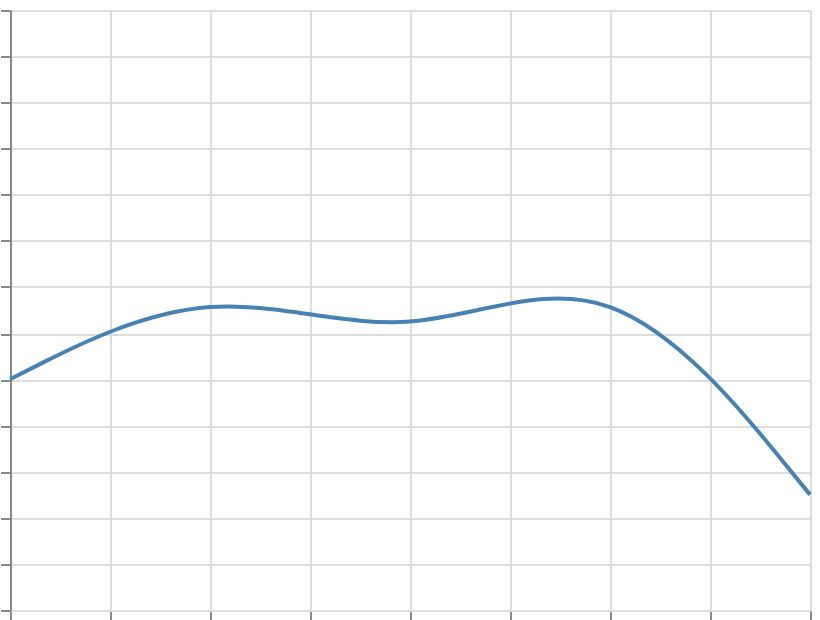

Express this chart as Vega-Lite.
### Vega specification from a JSON file in a GitHub repository (floating-point values rounded to 4 significant figures)
{"$schema": "https://vega.github.io/schema/vega/v6.json", "width": 400, "height": 300, "padding": 5, "autosize": "none", "data": [{"name": "table", "values": [{"x": 0, "y": 10}, {"x": 1, "y": 20}, {"x": 2, "y": 15}, {"x": 3, "y": 25}, {"x": 4, "y": 5}]}], "scales": [{"name": "x", "type": "linear", "domain": {"data": "table", "field": "x"}, "range": "width", "nice": true}, {"name": "y", "type": "linear", "domain": {"data": "table", "field": "y"}, "range": [{"signal": "height"}, 0], "nice": true}], "marks": [{"type": "line", "from": {"data": "table"}, "encode": {"update": {"x": {"scale": "x", "field": "x"}, "y": {"scale": "y", "field": "y"}, "stroke": {"value": "steelblue"}, "strokeWidth": {"value": 2}, "interpolate": {"value": "bundle"}, "tension": {"value": 0.5}}}}], "axes": [{"scale": "x", "orient": "bottom", "grid": true, "labels": false}, {"scale": "y", "orient": "left", "grid": true, "labels": false}]}
